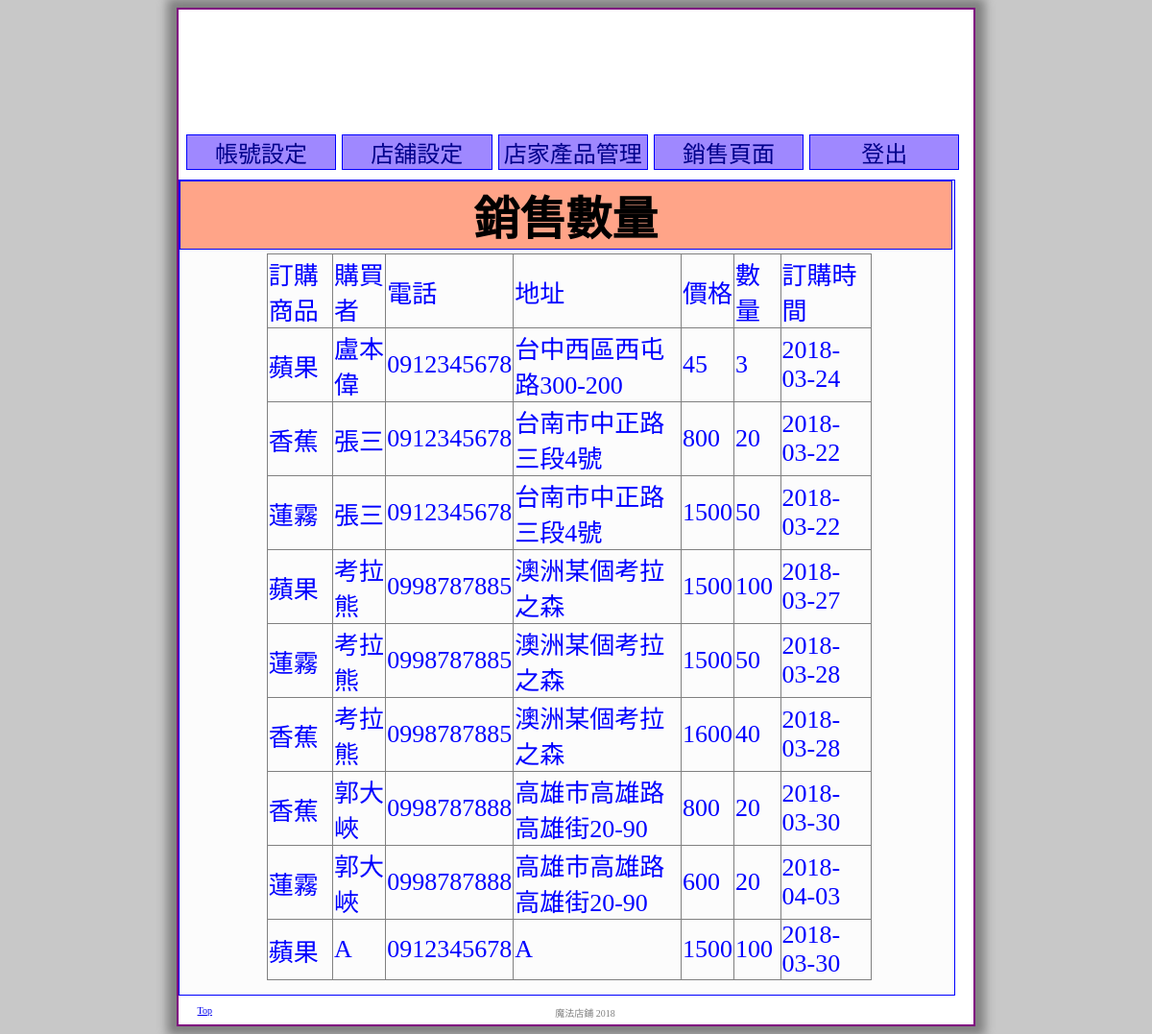
Screenshot of /train-6/store/train-6-orderlist.php (signed in) with the database file from the repository.
### tables this page shows
CREATE TABLE `order` (
  `id` int(11) NOT NULL,
  `item_name` varchar(30) NOT NULL,
  `store_name` varchar(20) NOT NULL,
  `customer_name` varchar(30) NOT NULL,
  `customer_phone` varchar(20) NOT NULL,
  `customer_address` char(50) NOT NULL,
  `num` int(6) NOT NULL,
  `num_money` int(10) NOT NULL,
  `order_date` date NOT NULL
);

### train-6/store/train-6-orderlist.php (the view, shortened to what this page needs)
<?php
 include "header.php";
 include "../db.php";
 $user = $_SESSION['userInfo']['store_name'];
 $sel_all = "SELECT * FROM `order` WHERE store_name = '$user'";
 $sel_all_or = mysqli_query($sql,$sel_all);
?>
<div class="content" align="center">
	<h1 class="mytitle">銷售數量</h1>
  <table class="boomer" >
  <?php
    echo "<tr>";
      echo  "<td>訂購商品</td>";
      echo  "<td>購買者</td>";
      echo  "<td>電話</td>";
      echo  "<td>地址</td>";
      echo  "<td>價格</td>";
      echo  "<td>數量</td>";
      echo  "<td>訂購時間</td>";
    echo "</tr>";
    for($i=1;$i<=mysqli_num_rows($sel_all_or);$i++){
      $list_or =mysqli_fetch_row($sel_all_or);
      echo "<tr>";
      echo "<td>".$list_or[1]."</td>";
      echo "<td>".$list_or[3]."</td>";
      echo "<td>".$list_or[4]."</td>";
      echo "<td>".$list_or[5]."</td>";
      echo "<td>".$list_or[7]*$list_or[6]."</td>";
      echo "<td>".$list_or[6]."</td>";
      echo "<td>".$list_or[8]."</td>";
      echo "</tr>";
    }
  ?>
  </table>
</div>
<?php
  include "footer.php";
?>

### train-6/css/style3.css (style rules this page uses)
body { background-color:rgba(200,200,200,1); font-size:18pt; font-family:'新細明體' , 'MS Outlook'; }
.content { width:95%; border : 1px solid blue; float : none; margin-bottom:30px; padding: 10px; background-color: rgba(200,200,200,0.05); }
.content h1.mytitle { width:102%; border: 1px solid blue; margin-left:-10px; margin-top:-10px; margin-bottom:-1px; padding-right: 0px; background-color: #FFA488; color:black; }

### train-6/css/style_tables.css (style rules this page uses)
table.boomer { border: 1px solid gray; margin:5px 5px 5px 10px; color:blue; border-collapse: collapse; font-size: 26px; width: 80%; }
table.boomer td , table.boomer th { border: 1px solid gray; }

### rows the page displays
order: item_name "蘋果", customer_name "盧本偉", customer_phone "0912345678", customer_address "台中西區西屯路300-200", $list_or[7]*$list_or[6] "45", num "3", order_date "2018-03-24"
order: item_name "香蕉", customer_name "張三", customer_phone "0912345678", customer_address "台南市中正路三段4號", $list_or[7]*$list_or[6] "800", num "20", order_date "2018-03-22"
order: item_name "蓮霧", customer_name "張三", customer_phone "0912345678", customer_address "台南市中正路三段4號", $list_or[7]*$list_or[6] "1500", num "50", order_date "2018-03-22"
order: item_name "蘋果", customer_name "考拉熊", customer_phone "0998787885", customer_address "澳洲某個考拉之森", $list_or[7]*$list_or[6] "1500", num "100", order_date "2018-03-27"
order: item_name "蓮霧", customer_name "考拉熊", customer_phone "0998787885", customer_address "澳洲某個考拉之森", $list_or[7]*$list_or[6] "1500", num "50", order_date "2018-03-28"
order: item_name "香蕉", customer_name "考拉熊", customer_phone "0998787885", customer_address "澳洲某個考拉之森", $list_or[7]*$list_or[6] "1600", num "40", order_date "2018-03-28"
order: item_name "香蕉", customer_name "郭大峽", customer_phone "0998787888", customer_address "高雄市高雄路高雄街20-90", $list_or[7]*$list_or[6] "800", num "20", order_date "2018-03-30"
order: item_name "蓮霧", customer_name "郭大峽", customer_phone "0998787888", customer_address "高雄市高雄路高雄街20-90", $list_or[7]*$list_or[6] "600", num "20", order_date "2018-04-03"
order: item_name "蘋果", customer_name "A", customer_phone "0912345678", customer_address "A", $list_or[7]*$list_or[6] "1500", num "100", order_date "2018-03-30"
